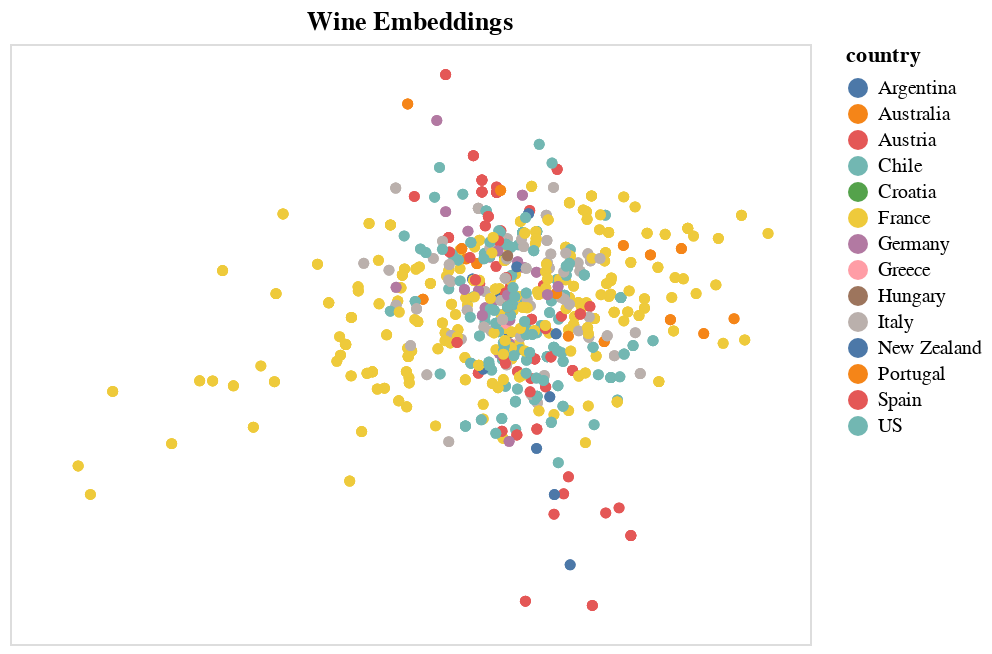

The notebook cell saved with this chart:
### Markdown cell above
Sparkling wines have a direction here as well, there is a defined vector up and down of sparkling wines being clustered together despite there being no information whatsoever of whether the wine had bubbles or not in the data. How awesome is this.

Lets plot 300 of the wines to see more data... These larger plots are interactive so please zoom in with your mouse scroll wheel and inspect the embedding regions as well as highlight countries of interest.

### Code cell
source = make_embeddings(size=500)
plot_embeddings(source).interactive()

### Figure 1 — Vega-Lite specification as saved in the notebook (floating-point values rounded to 4 significant figures; data arrays with more than 128 entries replaced by an {"elided": "..."} marker saying what was removed)
{"usermeta": {"embedOptions": {"theme": "urbaninstitute"}}, "config": {"view": {"continuousWidth": 400, "continuousHeight": 300}}, "data": {"name": "data-7d4728be8bd1c7a48f7ce610fa85ea10"}, "mark": "circle", "encoding": {"color": {"field": "country", "type": "nominal"}, "opacity": {"condition": {"value": 1, "selection": "selector010"}, "value": 0.05}, "tooltip": [{"field": "title", "type": "nominal"}, {"field": "province", "type": "nominal"}, {"field": "sparkling", "type": "nominal"}, {"field": "country", "type": "nominal"}], "x": {"axis": {"domain": false, "grid": false, "labels": false, "ticks": false}, "field": "x", "title": "", "type": "quantitative"}, "y": {"axis": {"domain": false, "grid": false, "labels": false, "ticks": false}, "field": "y", "title": "", "type": "quantitative"}}, "selection": {"selector010": {"type": "multi", "fields": ["country"], "bind": "legend"}, "selector011": {"type": "interval", "bind": "scales", "encodings": ["x", "y"]}}, "title": "Wine Embeddings", "$schema": "https://vega.github.io/schema/vega-lite/v4.17.0.json", "datasets": {"data-7d4728be8bd1c7a48f7ce610fa85ea10": {"elided": "1395 records"}}}
